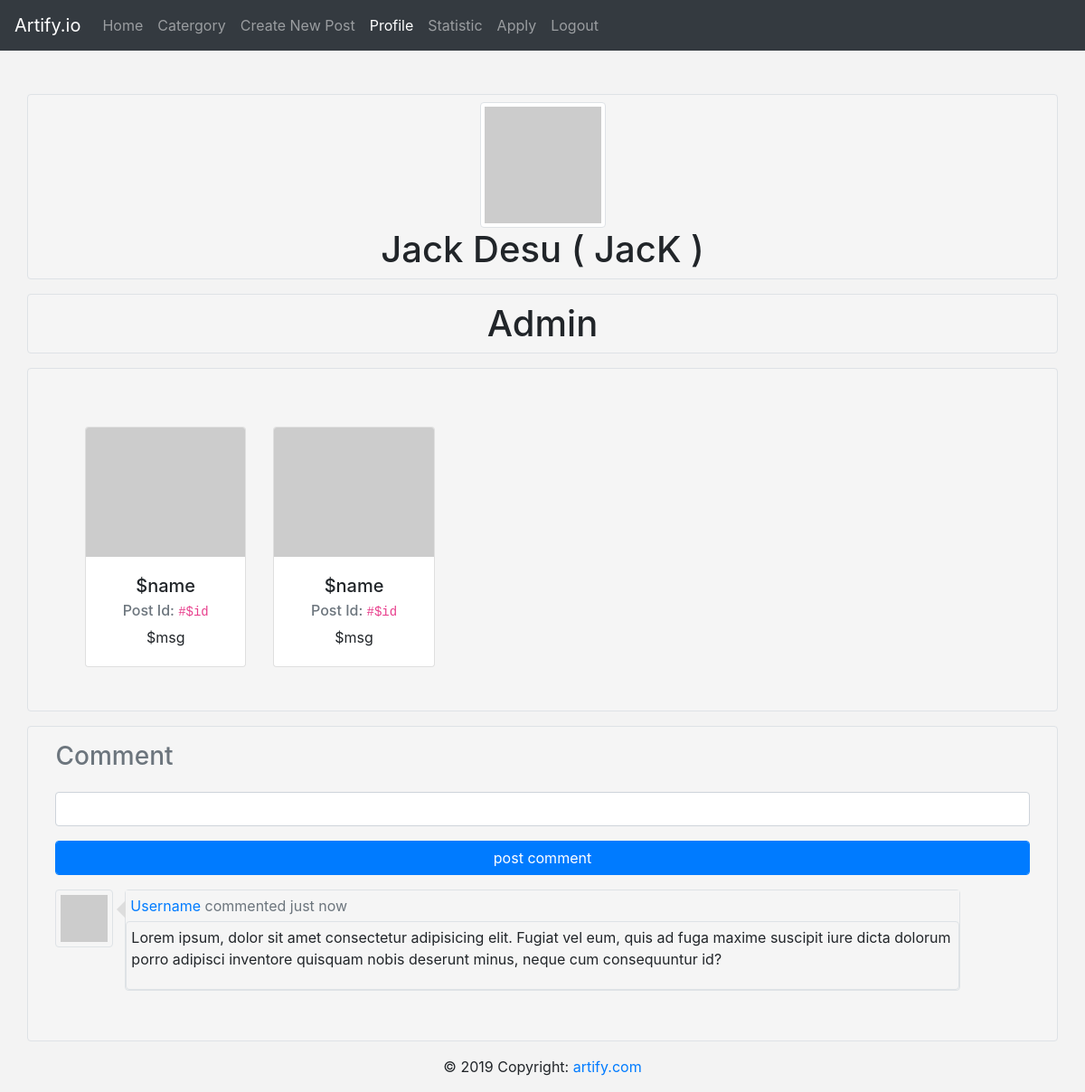
Page /oop/public/viewProfile.php (signed in) on the committed database.
### tables this page shows
CREATE TABLE `usr` (
  `usr_id` int(11) NOT NULL,
  `usrnm` varchar(32) NOT NULL,
  `pwd` varchar(64) NOT NULL,
  `nickname` varchar(32) NOT NULL,
  `email` varchar(64) NOT NULL,
  `joined` datetime NOT NULL,
  `score` double NOT NULL
);

CREATE TABLE `usr_group` (
  `usr_id` int(11) NOT NULL,
  `permission` text NOT NULL
);

### oop/factory/Session.php (called while the page is built, shortened)
<?php
class Session {
  public static function get($name) {
    if (isset($_SESSION[$name])) {
      return $_SESSION[$name];
    }
    else {
      return '';
    }
  }
}

### oop/factory/Settings.php (called while the page is built)
<?php
class Settings {
  public static function get($path = null) {
    if ($path) {
      $prefix = $GLOBALS['settings'];
      $path = explode(">",$path);
      foreach ($path as $key) {
        if (isset($prefix[$key])) {
          $prefix = $prefix[$key];
        }
        else {
          return false;
        }
      }
      return $prefix;
    }
  }
}

### oop/factory/DB.php (called while the page is built, shortened)
<?php
class DB {
  private static $conn = NULL;
  private $_pdo,
          $_query,
          $_err = false,
          $_output,
          $_count = 0;
  private function __construct(){
    try {
      $Sets = new Settings();
      $host = $Sets->get('sql>host');
      $usr = $Sets->get('sql>dbusr');
      $dbname = $Sets->get('sql>dbnm');
      $pass = $Sets->get('sql>pwd');
      $this->_pdo = new PDO("mysql:host=$host;dbname=$dbname",$usr, $pass);
      $this->_pdo->setAttribute(PDO::ATTR_EMULATE_PREPARES, false);
      $this->_pdo->setAttribute(PDO::ATTR_ERRMODE, PDO::ERRMODE_EXCEPTION);
    } catch (PDOException $e) {
      die($e->getMessage());
    }
  }
  public static function Run(){
    if (!isset(self::$conn)) {
      self::$conn = new DB();
    }
      return self::$conn;
  }
  public function doThis($condition,$table,$terms = array()) {
    if (count($terms) === 3) {
      $WHITELIST = array('=','<','>','>=','<=');
      $allowed = $WHITELIST;
      $term = $terms[0];
      $operator = $terms[1];
      $val = $terms[2];
      if (in_array($operator, $allowed)) {
        $sql = "$condition FROM `$table` WHERE `$term` $operator ?";
        if (!$this->query($sql,array($val))->error()) {
          return $this;
        }
      }
    }
  }
  public function get($table,$condition = array()) {
    return $this->doThis('SELECT *', $table, $condition);
  }
  public function getResult(){
    return $this->_output;
  }
  public function query($sql,$param = array()) {
    $this->_err = false;
    if ($this->_query = $this->_pdo->prepare($sql)) {
      if (count($param)) {
        $counter = 1;
        foreach ($param as $key) {
          $this->_query->bindValue($counter,$key);
          $counter++;
        }
      }
      if ($this->_query->execute()) {
        $this->_output = $this->_query->fetchALL(PDO::FETCH_OBJ);
        $this->_count = $this->_query->rowCount();
      }
      else {
        $this->_err = true;
      }
    }
    return $this;
  }
  public function error(){
    return $this->_err;
  }
  public function getCount(){
    return $this->_count;
  }
}
?>

### oop/factory/user.php (called while the page is built, shortened)
<?php
class User {
  private $_db,
          $_data,
          $_isLoggedIn,
          $_cookieName,
          $_roles = array(
            'normal' => 'Normal Account',
            'mod' => 'Moderator',
            'admin' => 'Admin'
          );
  public function __construct($user = null)
  {
    if ($user == null) {
        $id = Session::get('id');
        if ($this->find($id)) {
          $this->_isLoggedIn = true;
        }
    } else {
      return $this->find($user);
    }
  }
  public function getRole($usr = null) {
    if ($usr == null) {
      if(Session::exist('id')) {
        $id = Session::get('id');
        if($this->find($id)){
          DB::run()->get('usr_group',array('usr_id','=',"$id"));
          $data = DB::run()->getResult()[0];
          $role = json_decode($data->permission)->usr->accType;
          if(array_key_exists($role,$this->_roles)) {
            return $this->_roles[$role];
          }
          else {
            return 'unknown';
          }
          }
      }
    }
    elseif($usr !== null) {
      if($this->find($usr)){
        DB::run()->get('usr_group',array('usr_id','=',"$usr"));
        $data = DB::run()->getResult()[0];
        $role = json_decode($data->permission)->usr->accType;
        if(array_key_exists($role,$this->_roles)) {
          return $this->_roles[$role];
        }
        else {
          return 'unknown';
        }
      }
    }
  }
  public function find($term = null) {
    if (is_numeric($term)) {
      $data = DB::run()->get('usr', array('usr_id','=',$term));
    }
    else {
      $data = DB::run()->get('usr', array('usrnm','=',$term));
    }
    if ($data->getCount()) {
      $this->_data = $data->getResult()[0];
      return true;
    }
    return false;
  }
  public function getData(){
      return $this->_data;
  }
}

### oop/public/viewProfile.php (the view, shortened to what this page needs)
<?php
$id = null;
if(Input::has('user')) {
  if (Input::get('user') == Session::get('id')) {
    Page::redirect($_SERVER['PHP_SELF']);
  }
  $id = Input::get('user');
  $temp = new User($id);
  if (!$temp->find($id)) {
    Page::redirect($_SERVER['PHP_SELF']);
  }
}
else {
  $id = Session::get('id');
}
$user = new User($id);
$detail = $user->getData();
?>
<div class="container mt-sm-5 border rounded" style='background: #f5f5f5'>
    <div class="box text-center">
            <img class='img-thumbnail mt-sm-2' src="https://placeimg.com/129/129/any" alt="">
            <h1 id='profile-usrname'><?php echo $detail->usrnm . "  (  $detail->nickname  )"?></h1>
    </div>
</div>
<?php
$role = $user->getRole($id);
echo <<<end
<div class="container mt-sm-3 border rounded" style='background: #f5f5f5'>
    <h1 class='m-sm-2 text-center'>$role</h1>
</div>
end;
?>
<div class="container mt-sm-3 border rounded" style='background: #f5f5f5'>
    <div class="box text-center m-sm-5 mt-sm-2">
        <div class="card-deck">
            <div class="card mt-sm-3" style="width: 18rem;">
                <a class="achor-card" href="message_id">
                    <img class="card-img-top image-fluid" src="https://placeimg.com/140/480" width='190' height='142.5' alt="Card image cap">
                    <div class="card-body">
                    <h5 class="card-title" data-toggle="tooltip" data-placement="top" title="$fname">$name</h5>
                    <h6 class="card-subtitle mb-2 text-muted">Post Id: <code>#$id</code></h6>
                    <p class="card-text">$msg</p>
                    </div>
                </a>
            </div>
            <div class="card mt-sm-3" style="width: 18rem;">
                <a class="achor-card" href="message_id">
                    <img class="card-img-top image-fluid" src="https://placeimg.com/140/480" width='190' height='142.5' alt="Card image cap">
                    <div class="card-body">
                    <h5 class="card-title" data-toggle="tooltip" data-placement="top" title="$fname">$name</h5>
                    <h6 class="card-subtitle mb-2 text-muted">Post Id: <code>#$id</code></h6>
                    <p class="card-text">$msg</p>
                    </div>
                </a>
            </div>
        </div>
    </div>
</div>
<div class="container mt-sm-3 border rounded" style='background: #f5f5f5'>
    <h3 class='view-post-comment mt-sm-3 text-muted'>Comment</h3>
        <div class="container">
            <form action="<?php $_SERVER['PHP_SELF'] ?>" method="post">
                    <div class="form-group">
                        <input class='form-control' name='comment'  type="text">
                    </div>
                    <div class="form-group">
                        <input class='form-control btn btn-primary' type="submit" value='post comment'>
                    </div>
            </form>
        </div>
    <div class="container mt-sm-3" style="margin-bottom: 5%;">
            <div class="comment-wrapper">
                <div class="row">
                        <div class="col-sm-1">
                                <div class="thumbnail">
                                <img class="img-responsive user-photo  border rounded" src="https://placeimg.com/64/64/any" width='64' height='64'>
                                </div>
                        </div>
                        <div class="col-sm-10 comment-content border rounded" style='padding:0'>
                            <div class="row-sm-1 comment-head">
                                <a href="">Username</a> <span class='text-muted'>commented just now</span>
                            </div>
                            <div class="comment-body border rounded">
                                <p>Lorem ipsum, dolor sit amet consectetur adipisicing elit. Fugiat vel eum, quis ad fuga maxime suscipit iure dicta dolorum porro adipisci inventore quisquam nobis deserunt minus, neque cum consequuntur id?</p>
                            </div>
                        </div>
                    </div>
            </div>
        </div>
</div>

### oop/css/master.css (style rules this page uses)
.card-img-top { width: 100%; object-fit: cover; }
.view-post-comment { margin-left: 1.4%; margin-top: 1%; margin-bottom: 2%; }
.comment-head, .comment-body { padding: 5px; }
body { background: #f3f3f3; }
.comment-head { background: #f5f5f5; }
.user-photo { padding: 5px; }
.comment-head::before { position: absolute; top: 11px; left: -20px; right: 100%; width: 0; height: 0; display: block; content: " "; border-color: transparent; border-width: 10px; border-right-color: #ddd; border-style: solid solid outset; pointer-events: none; }
a.achor-card, a.achor-card:hover { color: inherit; text-decoration: none; }
@media (min-width: 576px) { .card-deck .card { -webkit-box-flex: 0; -ms-flex: 0 0 calc(50% - 30px); flex: 0 0 calc(50% - 30px); } }
@media (min-width: 768px) { .card-deck .card { -webkit-box-flex: 0; -ms-flex: 0 0 calc(33.3333333333% - 30px); flex: 0 0 calc(33.3333333333% - 30px); } }
@media (min-width: 992px) { .card-deck .card { -webkit-box-flex: 0; -ms-flex: 0 0 calc(25% - 30px); flex: 0 0 calc(25% - 30px); } }
@media (min-width: 1200px) { .card-deck .card { -webkit-box-flex: 0; -ms-flex: 0 0 calc(20% - 30px); flex: 0 0 calc(20% - 30px); } }

### rows in the picture
usr: usrnm "Jack Desu", nickname "JacK"
usr_group: permission "Admin"

### other values in the picture
$path->get('nav>brand>title') "Artify.io"
$key "Home"
$key "Catergory"
$key "Create New Post"
$key "Profile"
$key "Statistic"
$key "Apply"
$key "Logout"
$read->modify() "© 2019 Copyright: artify.com"
